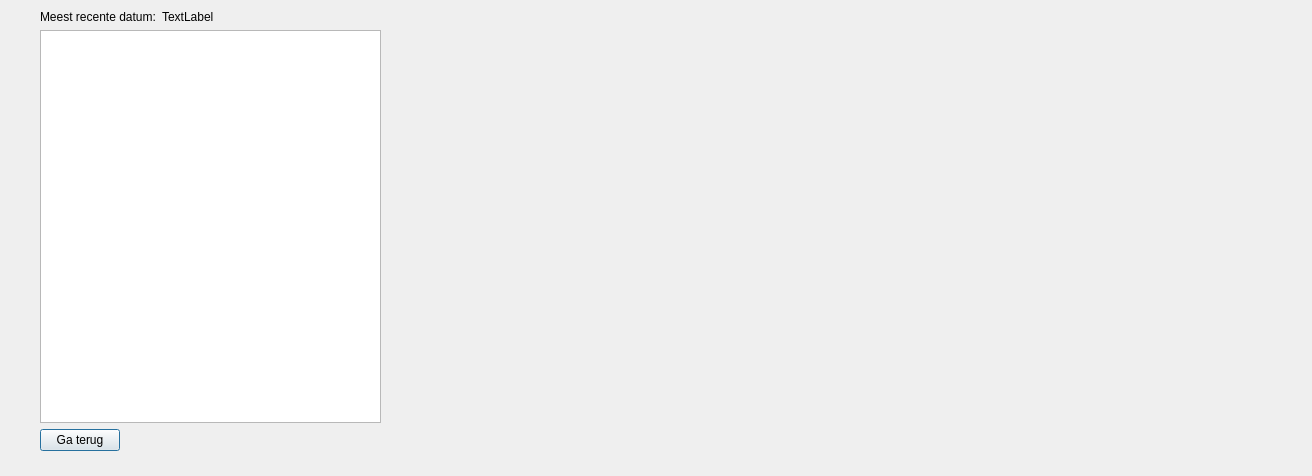
<?xml version="1.0" encoding="UTF-8"?>
<ui version="4.0">
 <class>temperatuur</class>
 <widget class="QDialog" name="temperatuur">
  <property name="geometry">
   <rect>
    <x>0</x>
    <y>0</y>
    <width>1312</width>
    <height>476</height>
   </rect>
  </property>
  <property name="windowTitle">
   <string>Dialog</string>
  </property>
  <widget class="QWidget" name="verticalWidget" native="true">
   <property name="geometry">
    <rect>
     <x>560</x>
     <y>30</y>
     <width>581</width>
     <height>381</height>
    </rect>
   </property>
   <layout class="QVBoxLayout" name="verticalLayout"/>
  </widget>
  <widget class="QWidget" name="formLayoutWidget">
   <property name="geometry">
    <rect>
     <x>40</x>
     <y>10</y>
     <width>341</width>
     <height>441</height>
    </rect>
   </property>
   <layout class="QFormLayout" name="formLayout">
    <item row="0" column="0">
     <widget class="QLabel" name="label">
      <property name="text">
       <string>Meest recente datum:</string>
      </property>
     </widget>
    </item>
    <item row="2" column="0">
     <widget class="QPushButton" name="pushButton">
      <property name="text">
       <string>Ga terug</string>
      </property>
     </widget>
    </item>
    <item row="0" column="1">
     <widget class="QLabel" name="labeldate">
      <property name="text">
       <string>TextLabel</string>
      </property>
     </widget>
    </item>
    <item row="1" column="0" colspan="2">
     <widget class="QTableView" name="Temp"/>
    </item>
   </layout>
  </widget>
 </widget>
 <resources/>
 <connections/>
</ui>
